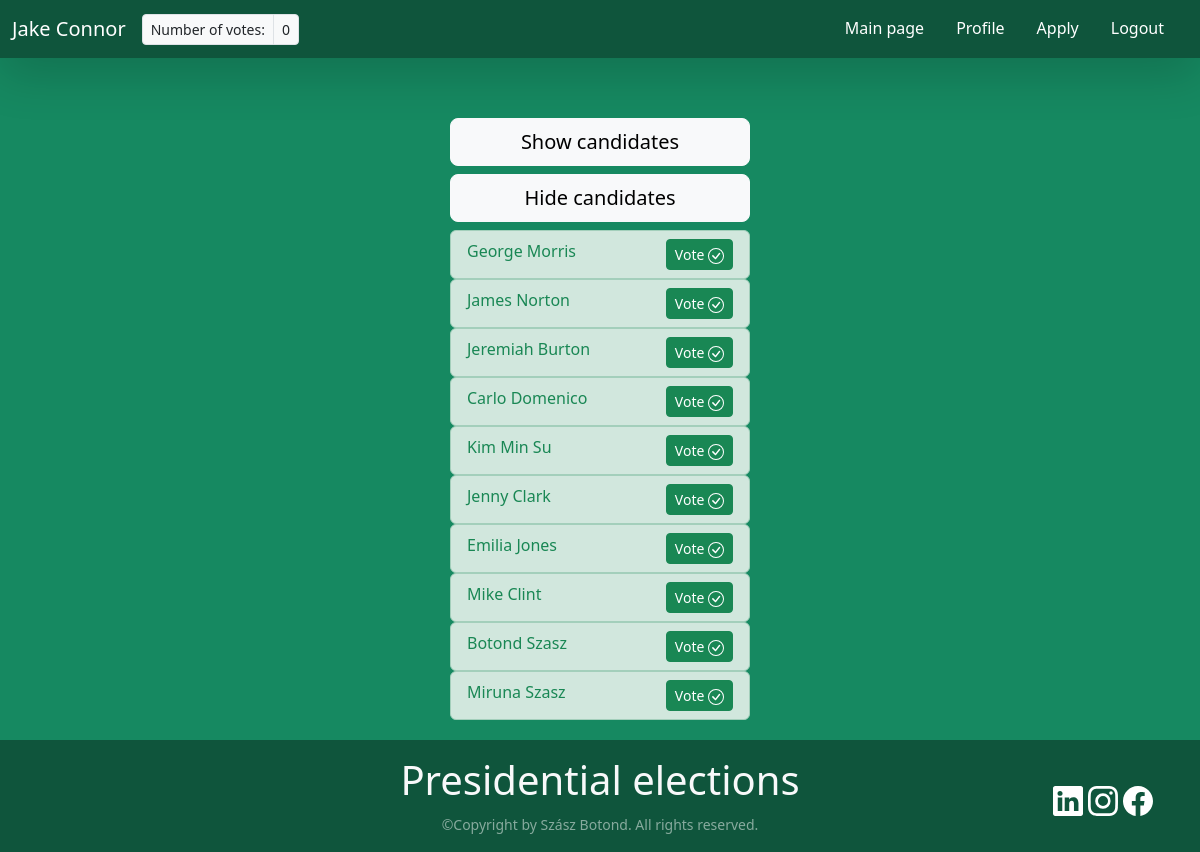
/list_candidates (signed in), run on the app's committed database.
### authentication/models.py (models this page shows)
class Profile(models.Model):
    user = models.OneToOneField(User, on_delete=models.CASCADE)
    user_bio = models.TextField(max_length=500, default="Default description")
    hasVoted = models.BooleanField(default=False)
    votedFor = models.IntegerField(default=None, editable=True, null=True)
    numberOfVotes = models.IntegerField(default=0, editable=True)
    hasApplied = models.BooleanField(default=False)
    linkFacebook = models.TextField(max_length=1000, default="")
    linkInstagram = models.TextField(max_length=1000, default="")
    linkLinkedin = models.TextField(max_length=1000, default="")

### authentication/views.py (the view)
# urls.py: path('list_candidates', views.list_candidates, name="list_candidates"),
def list_candidates(request):
    all_candidates = Profile.objects.filter(hasApplied=True).exclude(user=request.user)
    current_user = request.user
    firstName = current_user.first_name
    lastName = current_user.last_name
    display = "block"
    if request.user.profile.hasVoted is True:
        search_id = current_user.profile.votedFor
        profile = Profile.objects.get(user_id=search_id)
        return render(request, "candidates.html", {"display":display, "profile":profile, "all_candidates":all_candidates, 'firstName': firstName, 'lastName': lastName})
    else:
        return render(request, "candidates.html", {"all_candidates":all_candidates, 'firstName': firstName, 'lastName': lastName})

### authentication/templates/candidates.html (shortened to what this page needs)
{% load static %}
<!DOCTYPE html>
<html lang="en">
<head>
    <link href="https://cdn.jsdelivr.net/npm/bootstrap@5.3.2/dist/css/bootstrap.min.css" rel="stylesheet"
>
    <link rel="stylesheet" href="/static/style.css">
</head>
<body style="padding-top: 170px; display: flex; flex-direction: column; min-height: 100vh; width: 100%;">
    {% if user.is_authenticated %}
    <nav class="navbar navbar-expand-lg shadow-lg fixed-top" style="background-color: rgb(15, 85, 60);">
        <div class="container-fluid">
            <a class="navbar-brand text-white" href="/profile">{{firstName.title}} {{lastName.title}}</a>
            <div class="collapse navbar-collapse" id="navbarSupportedContent">
                <ul class="navbar-nav flex-grow-1 pe-3">
                    <li class="nav-item">
                        <div class="input-group input-group-sm">
                            <span class="input-group-text">Number of votes:</span>
                            <span class="input-group-text">{{ user.profile.numberOfVotes }}</span>
                        </div>
                    </li>
                </ul>
                <ul class="navbar-nav justify-content-end flex-grow-1 pe-3 nav-underline">
                    <li class="nav-item">
                        <a class="nav-link text-white" aria-current="page" href="/main_page">Main page</a>
                    </li>
                    <li class="nav-item">
                        <a class="nav-link text-white" aria-current="page" href="/profile">Profile</a>
                    </li>
                    <li class="nav-item">
                        <a class="nav-link text-white" aria-current="page" href="/user_candidate">Apply</a>
                    </li>
                    <li class="nav-item">
                        <a class="nav-link text-white" aria-current="page" href="/logout">Logout</a>
                    </li>
                </ul>
            </div>
        </div>
    </nav>
    <div class="d-grid gap-2 justify-content-center" style="padding-bottom: 20px;">
        <div class="d-grid gap-2">
            <a class="btn btn-lg btn-light h-auto d-inline-block " href="/list_candidates" type="submit" role="button"
                style="width: auto; min-width: 300px">Show candidates</a>
            <a class="btn btn-lg btn-light h-auto d-inline-block " href="/hide_candidates" type="submit" role="button"
                style="width: auto; min-width: 300px">Hide candidates</a>
        </div>
        <div id="main-page-container" class="d-{{display}} gap-2" style="height: auto; width: auto;">
            <div id="profile-list" class="h-auto">
                {% if all_candidates %}
                {% for profile in all_candidates %}
                <ul class="list-group" style="width: auto;">
                    <li class="list-group-item list-group-item-success">
                        <div class="text-start d-inline-block w-auto">
                            <a href="{% url 'view_profile' profile.user.id %}"
                                class="link-success link-underline-opacity-0 link-underline-opacity-75-hover link-offset-2">
                                {{ profile.user.first_name.title }} {{ profile.user.last_name.title }}
                            </a>
                        </div>
                        <a class="btn btn-success btn-sm align-items-center" href="{% url 'vote' profile.user.id %}"
                            role="button" style="float: right;">
                            Vote
                        </a>
                    </li>
                </ul>
                {% endfor %}
                {% endif %}
            </div>
        </div>
    </div>
    {% include 'footer.html' %}
    {% else %}
    <div class="d-grid gap-2">
        <button class="btn btn-light btn-lg" type="submit"><a href="/login" class="form-text">Login</a></button>
        <button class="btn btn-light btn-lg" type="submit"><a href="/register" class="form-text">Register</a></button>
    </div>
    {% endif %}
</body>
</html>

### authentication/static/style.css (style rules this page uses)
html, body { --color-primary: rgb(22, 137, 97); --color-primary-dark: rgb(15, 85, 60); --color-secondary: rgb(47, 81, 135); --color-error: rgb(222, 39, 39); --color-success: rgb(67, 176, 67); --border-radius: 5px; margin: 0px; padding: 0px; height: 100%; min-height: 100vh; display: flex; flex-direction: column; justify-content: center; align-items: center; background-color: var(--color-primary); }

### data on the page
Profile: user.first_name "George", user.last_name "Morris"
Profile: user.first_name "James", user.last_name "Norton"
Profile: user.first_name "Jeremiah", user.last_name "Burton"
Profile: user.first_name "Carlo", user.last_name "Domenico"
Profile: user.first_name "Kim", user.last_name "Min Su"
Profile: user.first_name "Jenny", user.last_name "Clark"
Profile: user.first_name "Emilia", user.last_name "Jones"
Profile: user.first_name "Mike", user.last_name "Clint"
Profile: user.first_name "Botond", user.last_name "Szasz"
Profile: user.first_name "Miruna", user.last_name "Szasz"

### other printed values
{{ firstName.title }} "Jake"
{{ lastName.title }} "Connor"
{{ user.profile.numberOfVotes }} "0"
